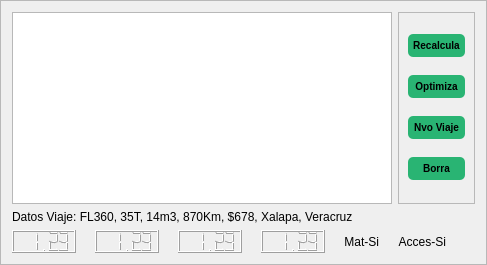
                 <widget class="QFrame" name="frame_6">
                  <property name="frameShape">
                   <enum>QFrame::StyledPanel</enum>
                  </property>
                  <property name="frameShadow">
                   <enum>QFrame::Raised</enum>
                  </property>
                  <layout class="QGridLayout" name="gridLayout_31">
                   <item row="2" column="11">
                    <widget class="QLabel" name="label_19">
                     <property name="text">
                      <string/>
                     </property>
                     <property name="pixmap">
                      <pixmap>:/7.png</pixmap>
                     </property>
                     <property name="alignment">
                      <set>Qt::AlignCenter</set>
                     </property>
                    </widget>
                   </item>
                   <item row="2" column="5">
                    <widget class="QLabel" name="label_29">
                     <property name="text">
                      <string/>
                     </property>
                     <property name="pixmap">
                      <pixmap>:/5.png</pixmap>
                     </property>
                     <property name="alignment">
                      <set>Qt::AlignCenter</set>
                     </property>
                    </widget>
                   </item>
                   <item row="2" column="1">
                    <widget class="QLabel" name="label_20">
                     <property name="text">
                      <string/>
                     </property>
                     <property name="pixmap">
                      <pixmap>:/3.png</pixmap>
                     </property>
                     <property name="alignment">
                      <set>Qt::AlignCenter</set>
                     </property>
                    </widget>
                   </item>
                   <item row="2" column="7">
                    <widget class="QLabel" name="label_30">
                     <property name="text">
                      <string/>
                     </property>
                     <property name="pixmap">
                      <pixmap>:/6.png</pixmap>
                     </property>
                     <property name="alignment">
                      <set>Qt::AlignCenter</set>
                     </property>
                    </widget>
                   </item>
                   <item row="1" column="0" colspan="12">
                    <widget class="QLabel" name="labelOptimizaManualV1Header">
                     <property name="text">
                      <string>Datos Viaje: FL360, 35T, 14m3, 870Km, $678, Xalapa, Veracruz</string>
                     </property>
                    </widget>
                   </item>
                   <item row="0" column="10" colspan="2">
                    <widget class="QFrame" name="frame_4">
                     <property name="frameShape">
                      <enum>QFrame::StyledPanel</enum>
                     </property>
                     <property name="frameShadow">
                      <enum>QFrame::Raised</enum>
                     </property>
                     <layout class="QGridLayout" name="gridLayout_15">
                      <item row="0" column="0">
                       <widget class="QPushButton" name="pushButtonRecalculaV1">
                        <property name="font">
                         <font>
                          <pointsize>-1</pointsize>
                          <weight>75</weight>
                          <italic>false</italic>
                          <bold>true</bold>
                         </font>
                        </property>
                        <property name="toolTip">
                         <string>Nvo. Viaje</string>
                        </property>
                        <property name="toolTipDuration">
                         <number>3</number>
                        </property>
                        <property name="styleSheet">
                         <string notr="true">QPushButton#pushButtonRecalculaV1 {
background-color: rgb(41, 180, 115);
border-radius: 5px;
font: bold 10px;
padding: 5px;
} </string>
                        </property>
                        <property name="text">
                         <string>Recalcula</string>
                        </property>
                        <property name="icon">
                         <iconset>
                          <normaloff>:/7.png</normaloff>:/7.png</iconset>
                        </property>
                        <property name="iconSize">
                         <size>
                          <width>16</width>
                          <height>16</height>
                         </size>
                        </property>
                        <property name="flat">
                         <bool>false</bool>
                        </property>
                       </widget>
                      </item>
                      <item row="1" column="0">
                       <widget class="QPushButton" name="pushButtonOtimizaV1">
                        <property name="font">
                         <font>
                          <pointsize>-1</pointsize>
                          <weight>75</weight>
                          <italic>false</italic>
                          <bold>true</bold>
                         </font>
                        </property>
                        <property name="toolTip">
                         <string>Recalcula</string>
                        </property>
                        <property name="toolTipDuration">
                         <number>3</number>
                        </property>
                        <property name="styleSheet">
                         <string notr="true">QPushButton#pushButtonOtimizaV1 {
background-color: rgb(41, 180, 115);
border-radius: 5px;
font: bold 10px;
padding: 5px;
} </string>
                        </property>
                        <property name="text">
                         <string>Optimiza</string>
                        </property>
                        <property name="icon">
                         <iconset>
                          <normaloff>:/8.png</normaloff>:/8.png</iconset>
                        </property>
                        <property name="iconSize">
                         <size>
                          <width>16</width>
                          <height>16</height>
                         </size>
                        </property>
                        <property name="flat">
                         <bool>false</bool>
                        </property>
                       </widget>
                      </item>
                      <item row="2" column="0">
                       <widget class="QPushButton" name="pushButtonNuevoViajeV1">
                        <property name="font">
                         <font>
                          <pointsize>-1</pointsize>
                          <weight>75</weight>
                          <italic>false</italic>
                          <bold>true</bold>
                         </font>
                        </property>
                        <property name="toolTip">
                         <string>Optimiza</string>
                        </property>
                        <property name="toolTipDuration">
                         <number>3</number>
                        </property>
                        <property name="styleSheet">
                         <string notr="true">QPushButton#pushButtonNuevoViajeV1 {
background-color: rgb(41, 180, 115);
border-radius: 5px;
font: bold 10px;
padding: 5px;
} </string>
                        </property>
                        <property name="text">
                         <string>Nvo Viaje</string>
                        </property>
                        <property name="icon">
                         <iconset>
                          <normaloff>:/9.png</normaloff>:/9.png</iconset>
                        </property>
                        <property name="iconSize">
                         <size>
                          <width>16</width>
                          <height>16</height>
                         </size>
                        </property>
                        <property name="flat">
                         <bool>false</bool>
                        </property>
                       </widget>
                      </item>
                      <item row="3" column="0">
                       <widget class="QPushButton" name="pushButtonBorraV1">
                        <property name="font">
                         <font>
                          <pointsize>-1</pointsize>
                          <weight>75</weight>
                          <italic>false</italic>
                          <bold>true</bold>
                         </font>
                        </property>
                        <property name="toolTip">
                         <string>Borra</string>
                        </property>
                        <property name="toolTipDuration">
                         <number>3</number>
                        </property>
                        <property name="styleSheet">
                         <string notr="true">QPushButton#pushButtonBorraV1 {
background-color: rgb(41, 180, 115);
border-radius: 5px;
font: bold 10px;
padding: 5px;
} </string>
                        </property>
                        <property name="text">
                         <string>Borra</string>
                        </property>
                        <property name="icon">
                         <iconset>
                          <normaloff>:/10.png</normaloff>:/10.png</iconset>
                        </property>
                        <property name="iconSize">
                         <size>
                          <width>16</width>
                          <height>16</height>
                         </size>
                        </property>
                        <property name="flat">
                         <bool>false</bool>
                        </property>
                       </widget>
                      </item>
                     </layout>
                    </widget>
                   </item>
                   <item row="2" column="3">
                    <widget class="QLabel" name="label_21">
                     <property name="text">
                      <string/>
                     </property>
                     <property name="pixmap">
                      <pixmap>:/2.png</pixmap>
                     </property>
                     <property name="alignment">
                      <set>Qt::AlignCenter</set>
                     </property>
                    </widget>
                   </item>
                   <item row="2" column="2">
                    <widget class="QLCDNumber" name="lcdNumberPesoSobranteV1">
                     <property name="font">
                      <font>
                       <pointsize>9</pointsize>
                       <weight>50</weight>
                       <bold>false</bold>
                      </font>
                     </property>
                     <property name="frameShadow">
                      <enum>QFrame::Raised</enum>
                     </property>
                     <property name="smallDecimalPoint">
                      <bool>false</bool>
                     </property>
                     <property name="value" stdset="0">
                      <double>1.230000000000000</double>
                     </property>
                    </widget>
                   </item>
                   <item row="2" column="4">
                    <widget class="QLCDNumber" name="lcdNumberValorSobranteV1">
                     <property name="font">
                      <font>
                       <pointsize>9</pointsize>
                       <weight>50</weight>
                       <bold>false</bold>
                      </font>
                     </property>
                     <property name="frameShadow">
                      <enum>QFrame::Raised</enum>
                     </property>
                     <property name="smallDecimalPoint">
                      <bool>false</bool>
                     </property>
                     <property name="value" stdset="0">
                      <double>1.230000000000000</double>
                     </property>
                    </widget>
                   </item>
                   <item row="2" column="0">
                    <widget class="QLCDNumber" name="lcdNumberVolumenSobranteV1">
                     <property name="font">
                      <font>
                       <pointsize>9</pointsize>
                       <weight>50</weight>
                       <bold>false</bold>
                      </font>
                     </property>
                     <property name="frameShadow">
                      <enum>QFrame::Raised</enum>
                     </property>
                     <property name="smallDecimalPoint">
                      <bool>false</bool>
                     </property>
                     <property name="value" stdset="0">
                      <double>1.230000000000000</double>
                     </property>
                    </widget>
                   </item>
                   <item row="2" column="6">
                    <widget class="QLCDNumber" name="lcdNumberTiempoSobranteV1">
                     <property name="font">
                      <font>
                       <pointsize>9</pointsize>
                       <weight>50</weight>
                       <bold>false</bold>
                      </font>
                     </property>
                     <property name="frameShadow">
                      <enum>QFrame::Raised</enum>
                     </property>
                     <property name="smallDecimalPoint">
                      <bool>false</bool>
                     </property>
                     <property name="value" stdset="0">
                      <double>1.230000000000000</double>
                     </property>
                    </widget>
                   </item>
                   <item row="2" column="9">
                    <widget class="QLabel" name="label_31">
                     <property name="text">
                      <string/>
                     </property>
                     <property name="pixmap">
                      <pixmap>:/8.png</pixmap>
                     </property>
                     <property name="alignment">
                      <set>Qt::AlignCenter</set>
                     </property>
                    </widget>
                   </item>
                   <item row="0" column="0" colspan="10">
                    <widget class="QTableWidget" name="tableWidgetOtimizaManualV1"/>
                   </item>
                   <item row="2" column="8">
                    <widget class="QLabel" name="labelCumpleMatrizV1">
                     <property name="text">
                      <string>Mat-Si</string>
                     </property>
                     <property name="alignment">
                      <set>Qt::AlignRight|Qt::AlignTrailing|Qt::AlignVCenter</set>
                     </property>
                    </widget>
                   </item>
                   <item row="2" column="10">
                    <widget class="QLabel" name="labelCumpleAccesoV1">
                     <property name="text">
                      <string>Acces-Si</string>
                     </property>
                     <property name="alignment">
                      <set>Qt::AlignRight|Qt::AlignTrailing|Qt::AlignVCenter</set>
                     </property>
                    </widget>
                   </item>
                  </layout>
                 </widget>
